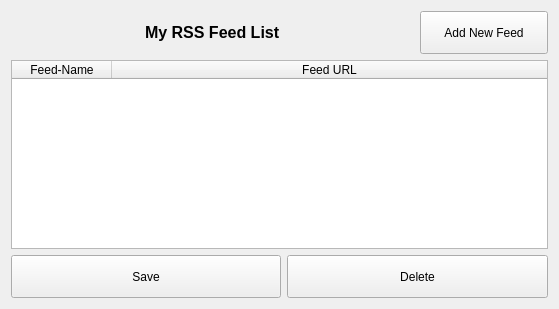
<?xml version="1.0" encoding="UTF-8"?>
<ui version="4.0">
 <class>RssFeedList</class>
 <widget class="QWidget" name="RssFeedList">
  <property name="geometry">
   <rect>
    <x>0</x>
    <y>0</y>
    <width>559</width>
    <height>309</height>
   </rect>
  </property>
  <property name="windowTitle">
   <string>RSS Feeds</string>
  </property>
  <property name="windowIcon">
   <iconset resource="../arado.qrc">
    <normaloff>:/arado-logo-colo-128.png</normaloff>:/arado-logo-colo-128.png</iconset>
  </property>
  <layout class="QGridLayout" name="gridLayout">
   <item row="6" column="0" colspan="4">
    <widget class="QTableWidget" name="feedTable">
     <property name="styleSheet">
      <string notr="true"/>
     </property>
     <property name="alternatingRowColors">
      <bool>true</bool>
     </property>
     <attribute name="horizontalHeaderVisible">
      <bool>true</bool>
     </attribute>
     <attribute name="horizontalHeaderStretchLastSection">
      <bool>true</bool>
     </attribute>
     <attribute name="verticalHeaderVisible">
      <bool>false</bool>
     </attribute>
     <column>
      <property name="text">
       <string>Feed-Name</string>
      </property>
     </column>
     <column>
      <property name="text">
       <string>Feed URL</string>
      </property>
     </column>
    </widget>
   </item>
   <item row="1" column="0">
    <widget class="QPushButton" name="closeButton">
     <property name="toolTip">
      <string>Close Tab.</string>
     </property>
     <property name="layoutDirection">
      <enum>Qt::LeftToRight</enum>
     </property>
     <property name="text">
      <string/>
     </property>
     <property name="icon">
      <iconset resource="../arado.qrc">
       <normaloff>:/images/rssbackground.gif</normaloff>:/images/rssbackground.gif</iconset>
     </property>
     <property name="iconSize">
      <size>
       <width>100</width>
       <height>100</height>
      </size>
     </property>
     <property name="flat">
      <bool>true</bool>
     </property>
    </widget>
   </item>
   <item row="1" column="1">
    <widget class="QLabel" name="label">
     <property name="font">
      <font>
       <pointsize>12</pointsize>
       <weight>75</weight>
       <bold>true</bold>
      </font>
     </property>
     <property name="text">
      <string>My RSS Feed List</string>
     </property>
    </widget>
   </item>
   <item row="7" column="2" colspan="2">
    <widget class="QPushButton" name="deleteButton">
     <property name="minimumSize">
      <size>
       <width>0</width>
       <height>43</height>
      </size>
     </property>
     <property name="text">
      <string>Delete</string>
     </property>
     <property name="icon">
      <iconset resource="../arado.qrc">
       <normaloff>:/images/cancel.png</normaloff>:/images/cancel.png</iconset>
     </property>
     <property name="iconSize">
      <size>
       <width>32</width>
       <height>32</height>
      </size>
     </property>
    </widget>
   </item>
   <item row="7" column="0" colspan="2">
    <widget class="QPushButton" name="saveButton">
     <property name="minimumSize">
      <size>
       <width>0</width>
       <height>43</height>
      </size>
     </property>
     <property name="text">
      <string>Save</string>
     </property>
     <property name="icon">
      <iconset resource="../arado.qrc">
       <normaloff>:/images/filesaveas.png</normaloff>:/images/filesaveas.png</iconset>
     </property>
     <property name="iconSize">
      <size>
       <width>32</width>
       <height>32</height>
      </size>
     </property>
    </widget>
   </item>
   <item row="1" column="3">
    <widget class="QPushButton" name="newButton">
     <property name="minimumSize">
      <size>
       <width>0</width>
       <height>43</height>
      </size>
     </property>
     <property name="text">
      <string>Add New Feed</string>
     </property>
     <property name="icon">
      <iconset resource="../arado.qrc">
       <normaloff>:/images/edit_add.png</normaloff>:/images/edit_add.png</iconset>
     </property>
     <property name="iconSize">
      <size>
       <width>32</width>
       <height>32</height>
      </size>
     </property>
    </widget>
   </item>
  </layout>
 </widget>
 <resources>
  <include location="../arado.qrc"/>
 </resources>
 <connections/>
</ui>
